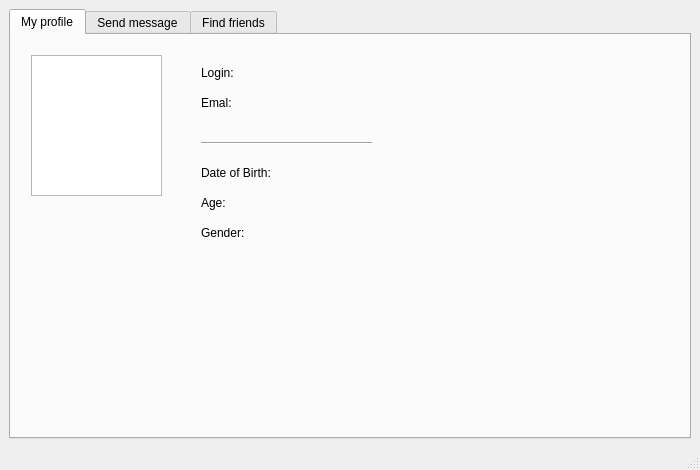
<?xml version="1.0" encoding="UTF-8"?>
<ui version="4.0">
 <class>MainWindow</class>
 <widget class="QMainWindow" name="MainWindow">
  <property name="geometry">
   <rect>
    <x>0</x>
    <y>0</y>
    <width>700</width>
    <height>470</height>
   </rect>
  </property>
  <property name="minimumSize">
   <size>
    <width>700</width>
    <height>470</height>
   </size>
  </property>
  <property name="maximumSize">
   <size>
    <width>700</width>
    <height>470</height>
   </size>
  </property>
  <property name="windowTitle">
   <string>VTerminale</string>
  </property>
  <widget class="QWidget" name="centralwidget">
   <layout class="QVBoxLayout" name="verticalLayout">
    <item>
     <widget class="QTabWidget" name="tabWidget">
      <property name="currentIndex">
       <number>0</number>
      </property>
      <widget class="QWidget" name="tab_2">
       <attribute name="title">
        <string>My profile</string>
       </attribute>
       <widget class="QGraphicsView" name="graphicsView">
        <property name="geometry">
         <rect>
          <x>20</x>
          <y>20</y>
          <width>131</width>
          <height>141</height>
         </rect>
        </property>
       </widget>
       <widget class="QLabel" name="login">
        <property name="geometry">
         <rect>
          <x>190</x>
          <y>30</y>
          <width>171</width>
          <height>16</height>
         </rect>
        </property>
        <property name="text">
         <string>Login: </string>
        </property>
        <property name="textFormat">
         <enum>Qt::AutoText</enum>
        </property>
       </widget>
       <widget class="QLabel" name="label_7">
        <property name="geometry">
         <rect>
          <x>190</x>
          <y>60</y>
          <width>171</width>
          <height>16</height>
         </rect>
        </property>
        <property name="text">
         <string>Emal:</string>
        </property>
       </widget>
       <widget class="Line" name="line_2">
        <property name="geometry">
         <rect>
          <x>190</x>
          <y>100</y>
          <width>171</width>
          <height>16</height>
         </rect>
        </property>
        <property name="orientation">
         <enum>Qt::Horizontal</enum>
        </property>
       </widget>
       <widget class="QLabel" name="label_8">
        <property name="geometry">
         <rect>
          <x>190</x>
          <y>130</y>
          <width>171</width>
          <height>16</height>
         </rect>
        </property>
        <property name="text">
         <string>Date of Birth:</string>
        </property>
       </widget>
       <widget class="QLabel" name="label_9">
        <property name="geometry">
         <rect>
          <x>190</x>
          <y>190</y>
          <width>181</width>
          <height>16</height>
         </rect>
        </property>
        <property name="text">
         <string>Gender:</string>
        </property>
       </widget>
       <widget class="QLabel" name="label_10">
        <property name="geometry">
         <rect>
          <x>190</x>
          <y>160</y>
          <width>171</width>
          <height>16</height>
         </rect>
        </property>
        <property name="text">
         <string>Age:</string>
        </property>
       </widget>
      </widget>
      <widget class="QWidget" name="Tab_1">
       <attribute name="title">
        <string>Send message</string>
       </attribute>
       <widget class="QPushButton" name="pushButton">
        <property name="geometry">
         <rect>
          <x>10</x>
          <y>360</y>
          <width>75</width>
          <height>23</height>
         </rect>
        </property>
        <property name="text">
         <string>Send</string>
        </property>
       </widget>
       <widget class="QTextEdit" name="writeMessage">
        <property name="geometry">
         <rect>
          <x>10</x>
          <y>280</y>
          <width>461</width>
          <height>71</height>
         </rect>
        </property>
       </widget>
       <widget class="QLabel" name="label">
        <property name="geometry">
         <rect>
          <x>20</x>
          <y>260</y>
          <width>91</width>
          <height>16</height>
         </rect>
        </property>
        <property name="text">
         <string>Enter Message:</string>
        </property>
       </widget>
       <widget class="QLabel" name="label_2">
        <property name="geometry">
         <rect>
          <x>540</x>
          <y>20</y>
          <width>41</width>
          <height>16</height>
         </rect>
        </property>
        <property name="text">
         <string>Friends:</string>
        </property>
       </widget>
       <widget class="QListWidget" name="listWidget">
        <property name="geometry">
         <rect>
          <x>530</x>
          <y>40</y>
          <width>111</width>
          <height>201</height>
         </rect>
        </property>
       </widget>
       <widget class="QTextBrowser" name="viewMessage">
        <property name="geometry">
         <rect>
          <x>10</x>
          <y>40</y>
          <width>461</width>
          <height>201</height>
         </rect>
        </property>
       </widget>
       <widget class="QPushButton" name="pushButton_2">
        <property name="geometry">
         <rect>
          <x>540</x>
          <y>280</y>
          <width>91</width>
          <height>71</height>
         </rect>
        </property>
        <property name="text">
         <string>Check Message</string>
        </property>
       </widget>
       <widget class="QLabel" name="label_5">
        <property name="geometry">
         <rect>
          <x>20</x>
          <y>20</y>
          <width>81</width>
          <height>16</height>
         </rect>
        </property>
        <property name="text">
         <string>You message:</string>
        </property>
       </widget>
      </widget>
      <widget class="QWidget" name="tab">
       <attribute name="title">
        <string>Find friends</string>
       </attribute>
       <widget class="QPushButton" name="pushButton_3">
        <property name="geometry">
         <rect>
          <x>30</x>
          <y>90</y>
          <width>75</width>
          <height>23</height>
         </rect>
        </property>
        <property name="text">
         <string>Find</string>
        </property>
       </widget>
       <widget class="QTextBrowser" name="textBrowser">
        <property name="geometry">
         <rect>
          <x>30</x>
          <y>180</y>
          <width>441</width>
          <height>31</height>
         </rect>
        </property>
        <property name="html">
         <string>&lt;!DOCTYPE HTML PUBLIC &quot;-//W3C//DTD HTML 4.0//EN&quot; &quot;http://www.w3.org/TR/REC-html40/strict.dtd&quot;&gt;
&lt;html&gt;&lt;head&gt;&lt;meta name=&quot;qrichtext&quot; content=&quot;1&quot; /&gt;&lt;style type=&quot;text/css&quot;&gt;
p, li { white-space: pre-wrap; }
&lt;/style&gt;&lt;/head&gt;&lt;body style=&quot; font-family:'MS Shell Dlg 2'; font-size:8.25pt; font-weight:400; font-style:normal;&quot;&gt;
&lt;p style=&quot;-qt-paragraph-type:empty; margin-top:0px; margin-bottom:0px; margin-left:0px; margin-right:0px; -qt-block-indent:0; text-indent:0px;&quot;&gt;&lt;br /&gt;&lt;/p&gt;&lt;/body&gt;&lt;/html&gt;</string>
        </property>
       </widget>
       <widget class="QLineEdit" name="lineEdit">
        <property name="geometry">
         <rect>
          <x>30</x>
          <y>50</y>
          <width>141</width>
          <height>20</height>
         </rect>
        </property>
       </widget>
       <widget class="QLabel" name="label_3">
        <property name="geometry">
         <rect>
          <x>30</x>
          <y>30</y>
          <width>61</width>
          <height>16</height>
         </rect>
        </property>
        <property name="text">
         <string>Enter login:</string>
        </property>
       </widget>
       <widget class="QLabel" name="label_4">
        <property name="geometry">
         <rect>
          <x>30</x>
          <y>160</y>
          <width>47</width>
          <height>13</height>
         </rect>
        </property>
        <property name="text">
         <string>Status:</string>
        </property>
       </widget>
       <widget class="Line" name="line">
        <property name="geometry">
         <rect>
          <x>30</x>
          <y>119</y>
          <width>441</width>
          <height>41</height>
         </rect>
        </property>
        <property name="orientation">
         <enum>Qt::Horizontal</enum>
        </property>
       </widget>
       <widget class="QPushButton" name="pushButton_4">
        <property name="geometry">
         <rect>
          <x>30</x>
          <y>230</y>
          <width>75</width>
          <height>23</height>
         </rect>
        </property>
        <property name="text">
         <string>Add friend</string>
        </property>
       </widget>
      </widget>
     </widget>
    </item>
   </layout>
  </widget>
  <widget class="QStatusBar" name="statusbar"/>
 </widget>
 <resources/>
 <connections/>
</ui>
